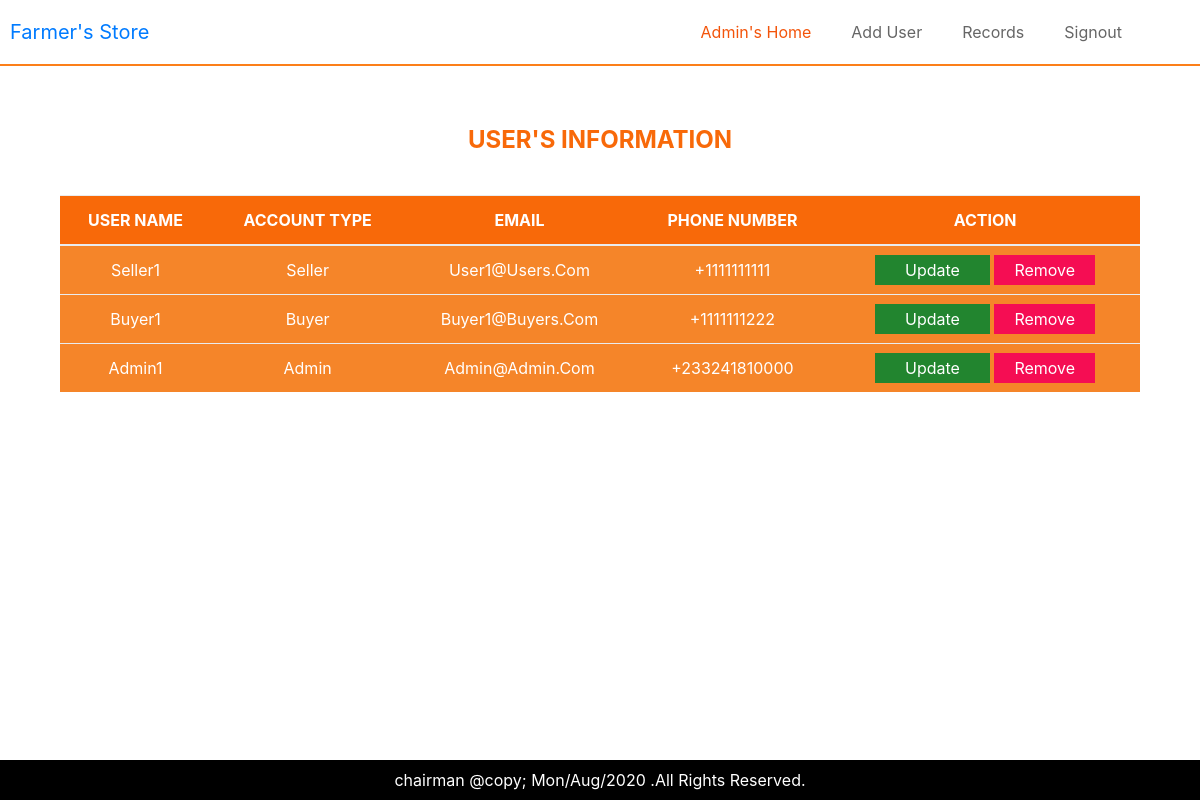
The app's page /admin/users_records.php (signed in) with its own data.
### tables this page shows
CREATE TABLE `users` (
  `id` int(11) NOT NULL,
  `username` varchar(255) NOT NULL,
  `email` varchar(25) NOT NULL,
  `phone` varchar(255) NOT NULL,
  `account_type` varchar(20) NOT NULL,
  `password` varchar(255) NOT NULL
);

### admin/users_records.php (the view, shortened to what this page needs)
<?php
include_once "../init.php";
include_once "./_header.php";
$sql = "SELECT * FROM users";
$query = mysqli_query($connection, $sql);
?>
<section class="record-table">
    <h4>user's information</h4>
    <table class="table table-borderless all-table">
        <thead>
            <tr>
                <th scope="col">user name</th>
                <th scope="col">account type</th>
                <th scope="col">email</th>
                <th scope="col">phone number</th>
                <th>action</th>
            </tr>
        </thead>
        <tbody>
            <?php if (mysqli_num_rows($query) > 0) : ?>
                <?php while ($data = mysqli_fetch_assoc($query)) : ?>
                    <tr>
                        <td><?= $data['username'] ?></td>
                        <td><?= $data['account_type'] ?></td>
                        <td><?= $data['email'] ?></td>
                        <td><?= $data['phone'] ?></td>
                        <td>
                            <span class="cart-btn1">
                                <a href="update_user_records.php?username=<?= $data['username'] ?>">update</a>
                            </span>
                            <span class="cart-btn2">
                                <a onclick="removeUser('<?= $data['username']; ?>')">remove</a>
                            </span>
                        </td>
                    </tr>
                <?php endwhile ?>
            <?php endif ?>
        </tbody>
    </table>
</section>
</div>
<?php include_once '../footer.php'; ?>
</body>
</html>

### admin/_header.php (shortened to what this page needs)
<!DOCTYPE html>
<html lang="en" dir="ltr">
<head>
    <link rel="stylesheet" href="../css/bootstrap.min.css">
    <link rel="stylesheet" href="../fontawesome/css/all.min.css">
    <link rel="stylesheet" href="../css/style.css">
</head>
<body>
    <div class="site_container">
        <nav class="navbar navbar-expand-lg sticky-top navbar_bg">
            <a class="navbar-brand logo" href="#">Farmer's Store</a>
            <div class="collapse navbar-collapse" id="navbarNavDropdown">
                <ul class="navbar-nav  ml-auto navbar_ul">
                    <li class="nav-item active">
                        <a class="nav-link navbar_a active" href="#home">admin's home</a>
                    </li>
                    <li class="nav-item">
                        <a class="nav-link navbar_a" href="users.php">add user</a>
                    </li>
                    <li class="nav-item">
                        <a class="nav-link navbar_a" href="users_records.php">records</a>
                    </li>
                    <li class="nav-item">
                        <a class="nav-link navbar_a" href="../logout.php">signout</a>
                    </li>
                </ul>
            </div>
        </nav>

### footer.php (shortened to what this page needs)
<!DOCTYPE html>
<html lang="en">
<head>
    <link rel="stylesheet" href="css/bootstrap.min.css">
    <link rel="stylesheet" href="fontawesome/css/all.min.css">
    <link rel="stylesheet" href="css/style.css">
</head>
<body>
    <footer>
        <p>
            chairman @copy; <?php echo $date = date('D/M/Y'); ?>&nbsp;.All Rights Reserved.
        </p>
    </footer>
</body>
</html>

### css/style.css (style rules this page uses)
* { padding: 0; margin: 0; }
body { width: 100%; height: 100%; margin: auto; background-color: #fff; }
.site_container { width: 100%; min-height: 95vh; margin-bottom: 5vh; }
.navbar_bg { width: 100%; min-height: 5vh; background-color: #fff; border-bottom: 2px solid #fc7f19; padding: 10px; }
.navbar_ul { margin-right: 3em; }
.navbar_a { padding: 10px 20px !important; color: #666; text-transform: capitalize; }
.active { color: #f3540a; }
.record-table { width: 90%; min-height: 70vh; margin: 40px auto; }
.record-table h4 { text-align: center; color: #f86909; text-transform: uppercase; font-weight: bold; margin-top: 60px; margin-bottom: 40px; }
.all-table thead { background-color: #f86909; text-align: center; text-transform: uppercase; color: #fff; }
.all-table tbody { background-color: #f58529; text-align: center; text-transform: capitalize; color: #fff; cursor: pointer; }
.cart-btn1 { margin-bottom: 10px; }
.cart-btn1 a { background-color: #22852f; color: #fff; text-decoration: none; padding: 5px 30px; }
.cart-btn2 a { background-color: #f50d53; color: #fff; text-decoration: none; padding: 5px 20px; }
footer { width: 100%; height: 5vh; margin-top: -5vh; background-color: black; display: flex; justify-content: center; align-items: center; padding-top: 2vh; }
footer p { color: #fff; }

### records on screen
users: username "Seller1", account_type "Seller", email "User1@users.com", phone "+1111111111"
users: username "Buyer1", account_type "Buyer", email "Buyer1@buyers.com", phone "+1111111222"
users: username "Admin1", account_type "Admin", email "Admin@admin.com", phone "+233241810000"
